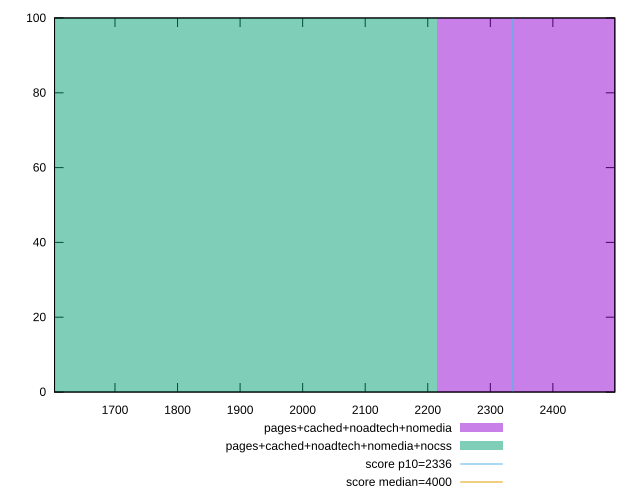

Reproduce this figure in gnuplot.
reset

$pagesCachedNoadtechNomedia <<EOF
2658.2320380064784 100
EOF

$pagesCachedNoadtechNomediaNocss <<EOF
1772.154692004319 100
EOF

set key outside below
set boxwidth 886.0773460021595
set xrange [1603.369:2499.0225]
set yrange [0:100]
set trange [0:100]
set style fill transparent solid 0.5 noborder

set parametric
set terminal svg size 640, 500 enhanced background rgb 'white'
set output "report_00009_2021-02-08T22-37-41.559Z/first-contentful-paint/comparison/histogram/3_vs_4.svg"

plot $pagesCachedNoadtechNomedia title "pages+cached+noadtech+nomedia" with boxes, \
     $pagesCachedNoadtechNomediaNocss title "pages+cached+noadtech+nomedia+nocss" with boxes, \
     2336,t title "score p10=2336", \
     4000,t title "score median=4000"

reset
